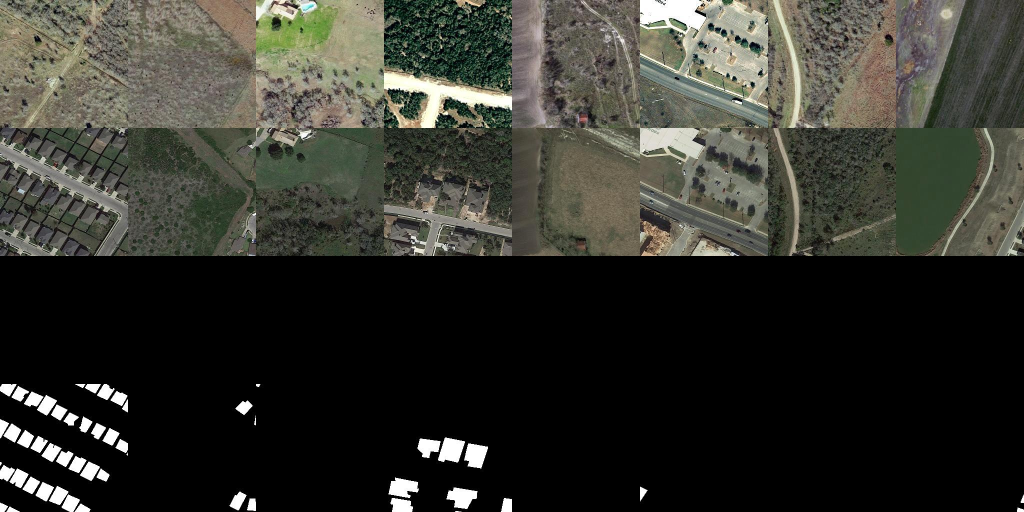
#> input picture vis/CD_base_transformer_pos_s4_dd8_LEVIR_b8_lr0.01_train_test_200_linear/istrain_False_0_1.jpg, 2048 x 1024 px (shown at 1/2 size)
$ python -i check.py   (imports and definitions only)
#> lines starting #> are read from the running program, lines starting #| are printed output that depends on the picture; after the words box and inside, x2 and y2 are one past the last pixel; in counts of white or black regions, pixels touching at a corner belong together
import cv2
import numpy as np
import streamlit as st
import os

def remove_alpha_channel(image):
    # If the image has an alpha channel, remove it
    if image.shape[2] == 4:
        image = cv2.cvtColor(image, cv2.COLOR_RGBA2RGB)
    return image

def change_white_to_red(img):
    # Convert the image to BGR format
    img_bgr = cv2.cvtColor(img, cv2.COLOR_RGBA2BGR)
#> img_bgr is the input picture: shape (1024, 2048, 3); mean B, G, R 45.9, 52.9, 52.5

    # Define the white color range in BGR
    lower_white = np.array([200, 200, 200])
    upper_white = np.array([255, 255, 255])

    # Create a mask to identify white pixels
    white_mask = cv2.inRange(img_bgr, lower_white, upper_white)
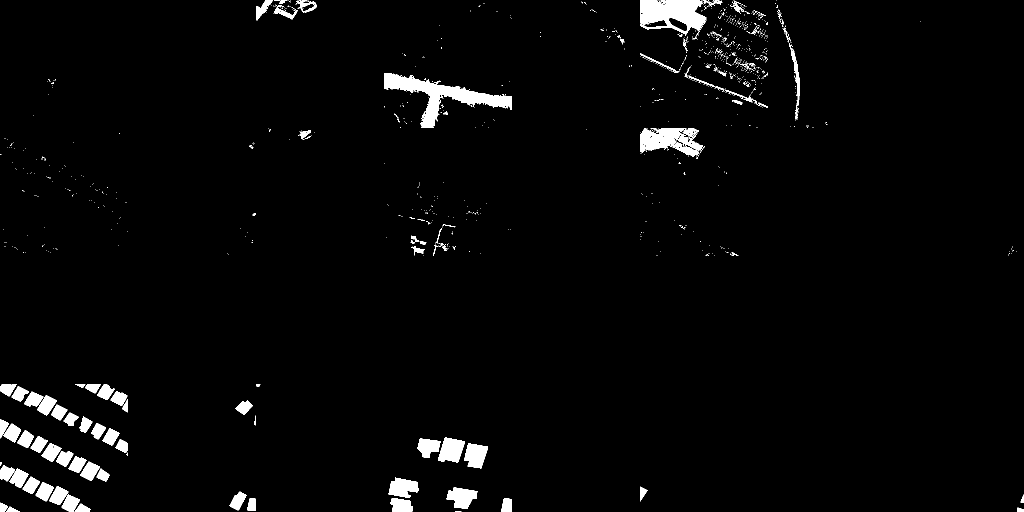
#> white_mask: shape (1024, 2048) (shown at 1/2 size); 2.7% white; 1118 white regions (1020 under 20 px), largest, box (x1, y1, x2, y2) and area: (768, 146, 1024, 256) 7768, (1280, 0, 1414, 69) 6130, (1280, 256, 1406, 314) 4124

    # Replace white pixels with red
    img_bgr[white_mask > 0] = [0, 0, 255]  # Red color for white pixels
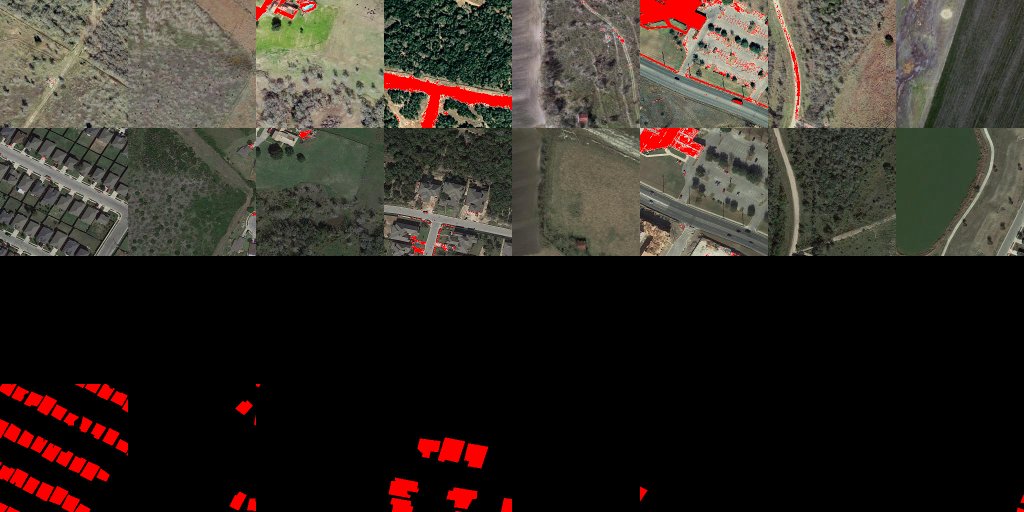
#> img_bgr: shape (1024, 2048, 3) (shown at 1/2 size); 2.66% of pixels changed, all inside (x1, y1, x2, y2) = (0, 0, 2048, 1024)

    # Convert the image back to RGBA format
    img_rgba = cv2.cvtColor(img_bgr, cv2.COLOR_BGR2RGBA)

    return img_rgba

def overlay_images(img1, img2, alpha):
    # Convert bytes to numpy arrays
    np_img1 = np.frombuffer(img1.read(), np.uint8)
    np_img2 = np.frombuffer(img2.read(), np.uint8)

    # Decode the images using cv2.imdecode
    img1 = cv2.imdecode(np_img1, cv2.IMREAD_COLOR)
    img2 = cv2.imdecode(np_img2, cv2.IMREAD_COLOR)

    # Resize images to ensure they have the same dimensions
    img2 = cv2.resize(img2, (img1.shape[1], img1.shape[0]))

    # Change white to red in Image 2
    img2 = change_white_to_red(img2)

    # Remove alpha channel if present
    img1 = remove_alpha_channel(img1)
    img2 = remove_alpha_channel(img2)

    # Overlay images with specified transparency
    blended = cv2.addWeighted(img1, 1 - alpha, img2, alpha, 0)

    return blended

# Streamlit app
# [5 lines not run here, left out]

# Transparency slider
# [1 line that did not run here, left out]

# Create a layout with two columns
# [1 line that did not run here, left out]

# Button to overlay images in the first column
# [30 lines not run here, left out]

>>> import cv2
>>> picture = cv2.cvtColor(cv2.imread('../../../vis/CD_base_transformer_pos_s4_dd8_LEVIR_b8_lr0.01_train_test_200_linear/istrain_False_0_1.jpg'), cv2.COLOR_BGR2RGB)
>>> result = change_white_to_red(picture)

$ run again, on vis/CD_base_transformer_pos_s4_dd8_LEVIR_b8_lr0.01_train_test_200_linear/istrain_False_1_1.jpg
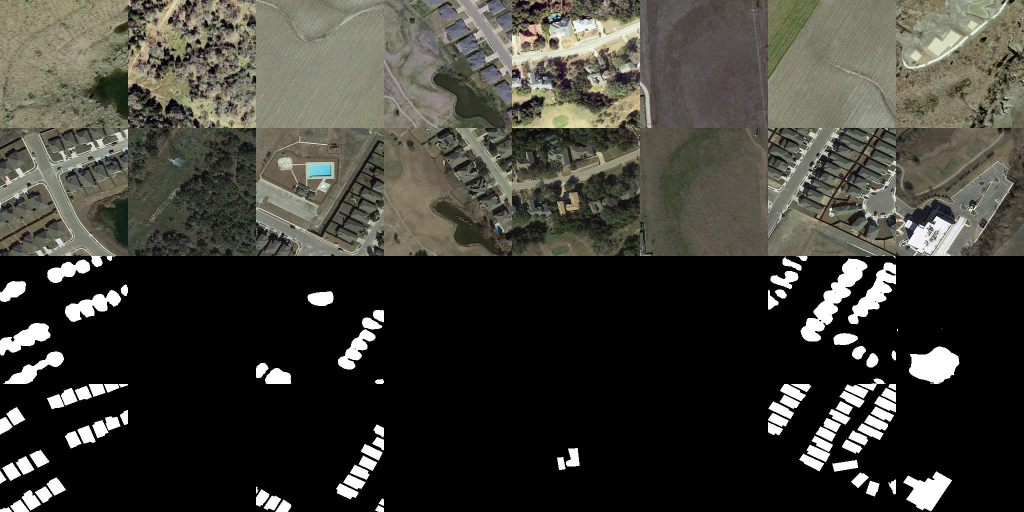
#> input picture vis/CD_base_transformer_pos_s4_dd8_LEVIR_b8_lr0.01_train_test_200_linear/istrain_False_1_1.jpg, 2048 x 1024 px (shown at 1/2 size)
#> in change_white_to_red, img_bgr is the input picture: shape (1024, 2048, 3); mean B, G, R 54.5, 61.8, 62.6
#> in change_white_to_red, `white_mask = cv2.inRange(img_bgr, lower_white, upper_white)`:
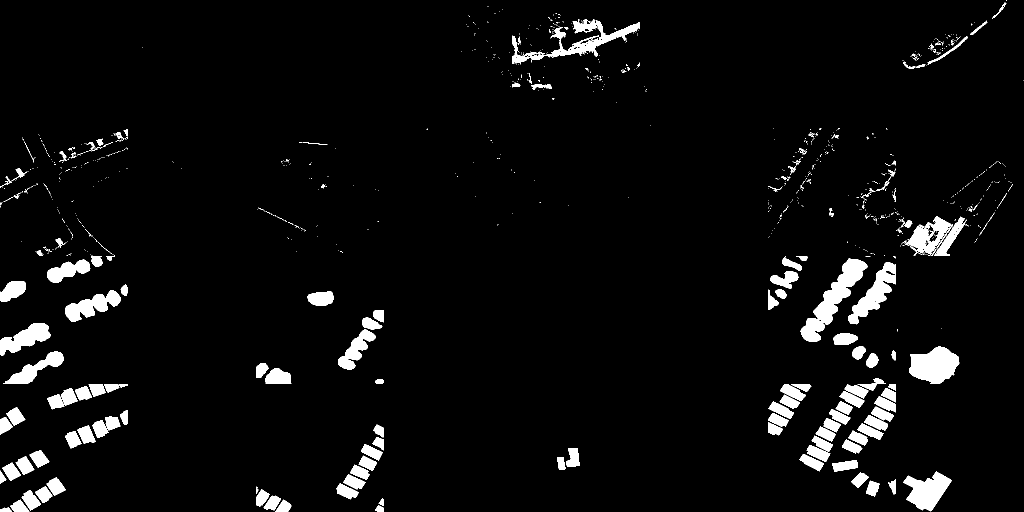
#> white_mask: shape (1024, 2048) (shown at 1/2 size); 4.7% white; 995 white regions (843 under 20 px), largest, box (x1, y1, x2, y2) and area: (1601, 517, 1735, 683) 6675, (1818, 693, 1919, 768) 5181, (1024, 41, 1280, 129) 4284
#> in change_white_to_red, `img_bgr[white_mask > 0] = [0, 0, 255]`:
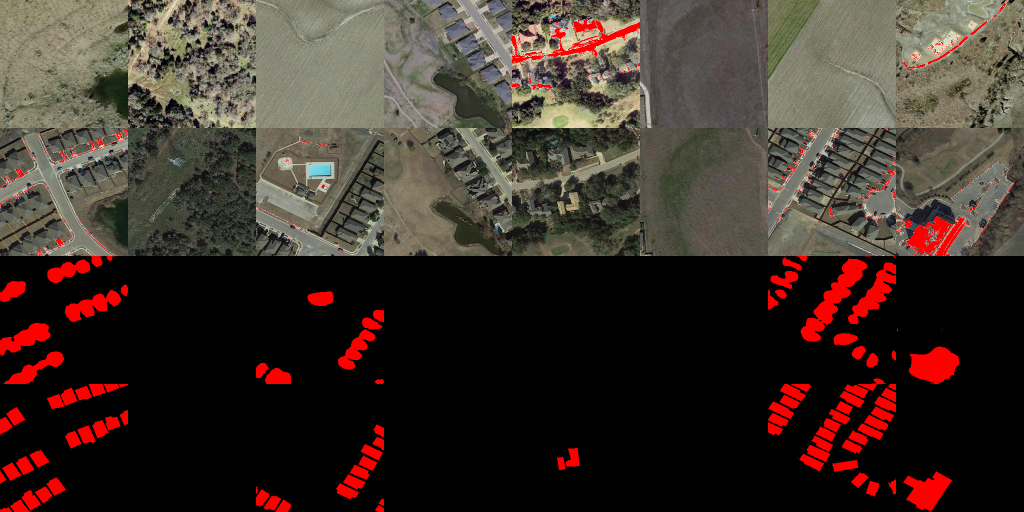
#> img_bgr: shape (1024, 2048, 3) (shown at 1/2 size); 4.67% of pixels changed, all inside (x1, y1, x2, y2) = (0, 0, 2048, 1024)

$ run again, on vis/CD_base_transformer_pos_s4_dd8_LEVIR_b8_lr0.01_train_test_200_linear/istrain_True_0_1.jpg
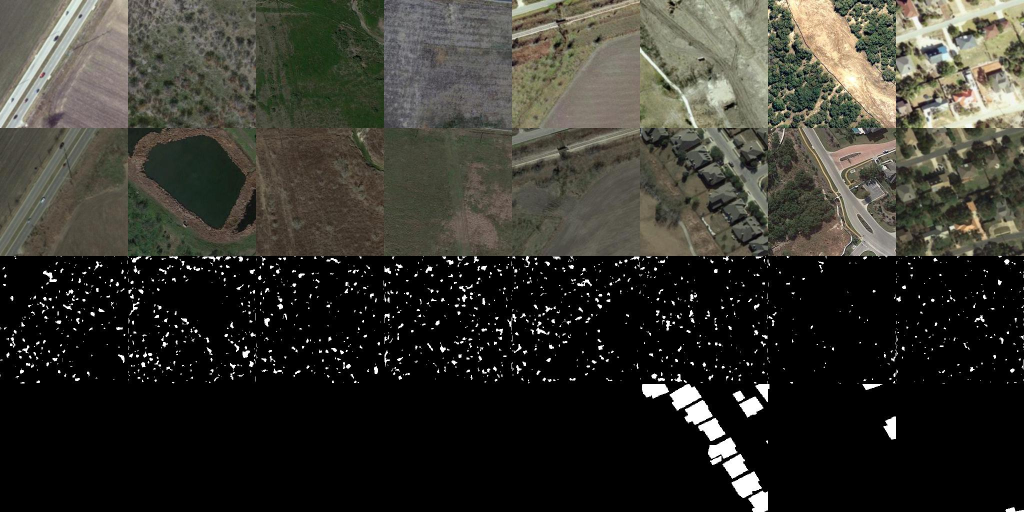
#> input picture vis/CD_base_transformer_pos_s4_dd8_LEVIR_b8_lr0.01_train_test_200_linear/istrain_True_0_1.jpg, 2048 x 1024 px (shown at 1/2 size)
#> in change_white_to_red, img_bgr is the input picture: shape (1024, 2048, 3); mean B, G, R 46.1, 53.2, 54.2
#> in change_white_to_red, `white_mask = cv2.inRange(img_bgr, lower_white, upper_white)`:
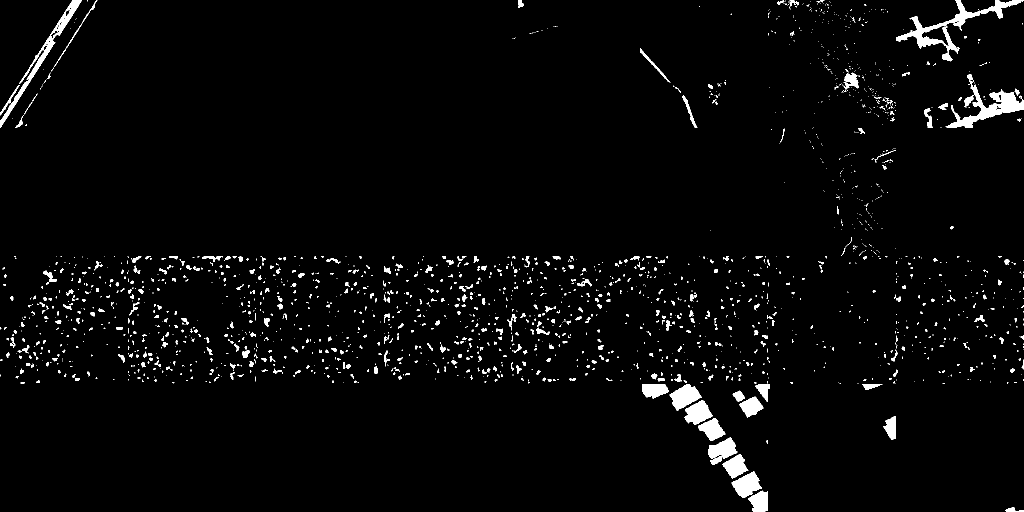
#> white_mask: shape (1024, 2048) (shown at 1/2 size); 2.7% white; 2082 white regions (1618 under 20 px), largest, box (x1, y1, x2, y2) and area: (1792, 0, 2048, 123) 4832, (1891, 148, 2048, 256) 4279, (0, 0, 164, 256) 3271
#> in change_white_to_red, `img_bgr[white_mask > 0] = [0, 0, 255]`:
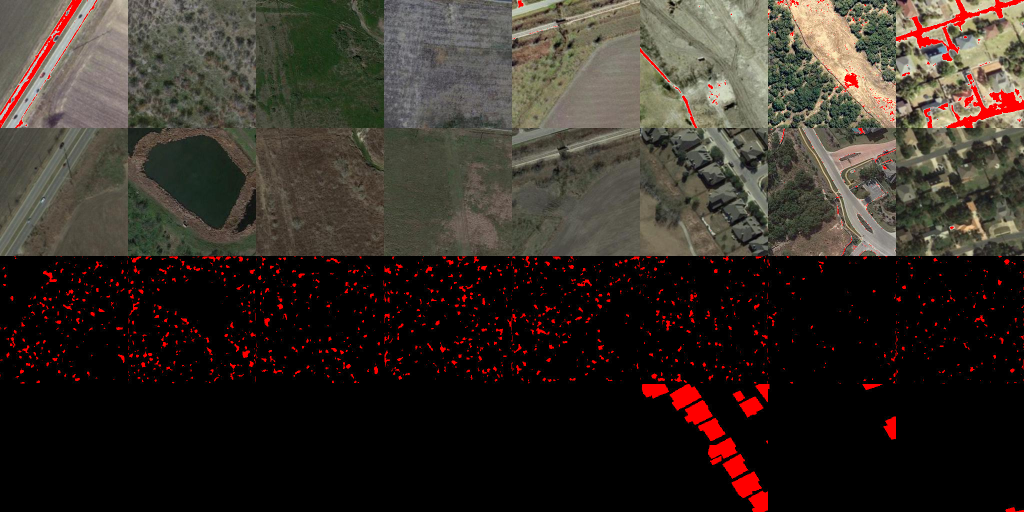
#> img_bgr: shape (1024, 2048, 3) (shown at 1/2 size); 2.72% of pixels changed, all inside (x1, y1, x2, y2) = (0, 0, 2048, 1024)

$ run again, on vis/CD_base_transformer_pos_s4_dd8_LEVIR_b8_lr0.01_train_test_200_linear/istrain_True_0_501.jpg
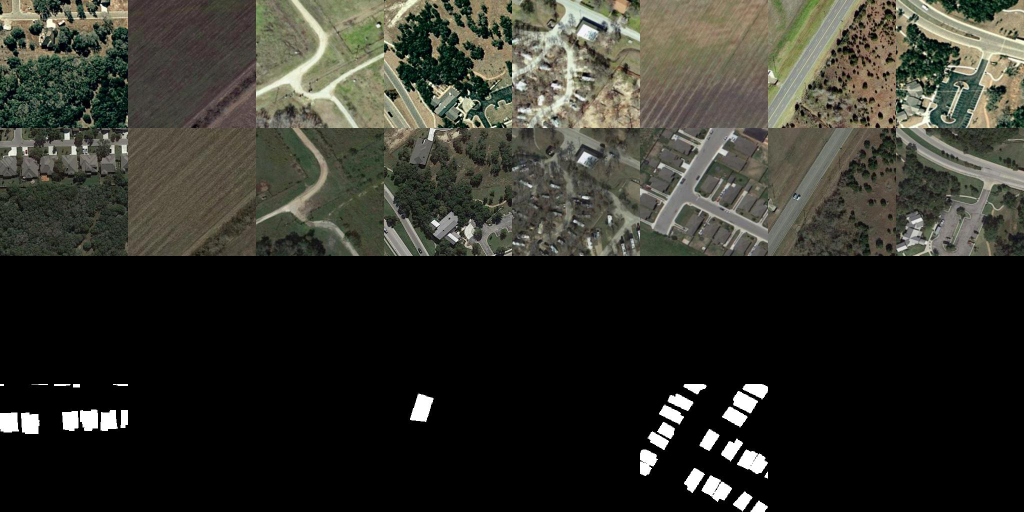
#> input picture vis/CD_base_transformer_pos_s4_dd8_LEVIR_b8_lr0.01_train_test_200_linear/istrain_True_0_501.jpg, 2048 x 1024 px (shown at 1/2 size)
#> in change_white_to_red, img_bgr is the input picture: shape (1024, 2048, 3); mean B, G, R 42.9, 50.5, 50.6
#> in change_white_to_red, `white_mask = cv2.inRange(img_bgr, lower_white, upper_white)`:
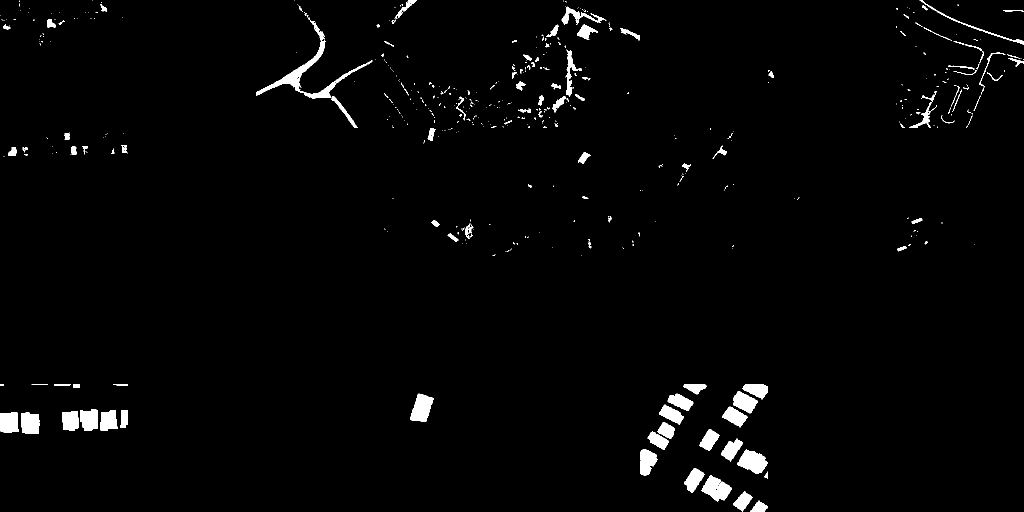
#> white_mask: shape (1024, 2048) (shown at 1/2 size); 2% white; 487 white regions (369 under 20 px), largest, box (x1, y1, x2, y2) and area: (512, 41, 651, 192) 2505, (1474, 899, 1536, 948) 1811, (1403, 951, 1464, 1004) 1791
#> in change_white_to_red, `img_bgr[white_mask > 0] = [0, 0, 255]`:
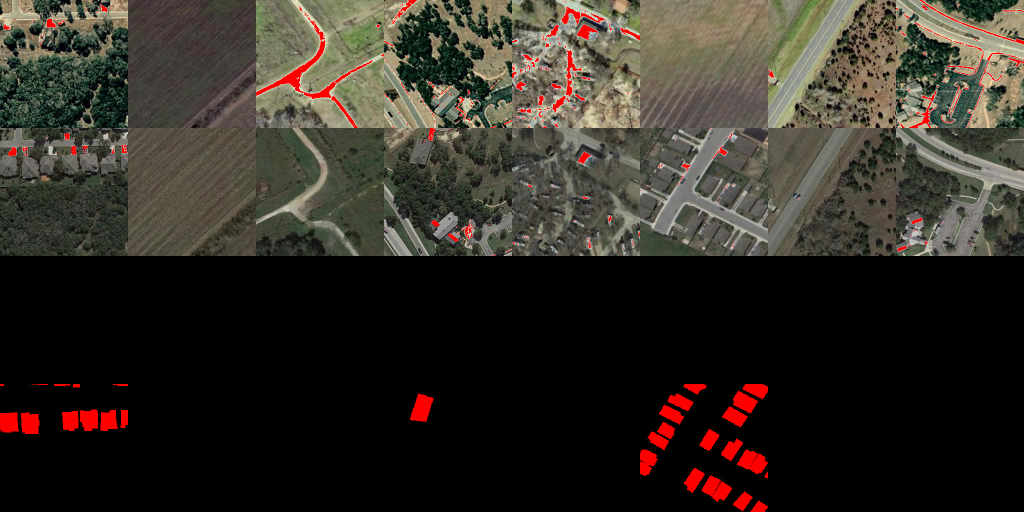
#> img_bgr: shape (1024, 2048, 3) (shown at 1/2 size); 2.01% of pixels changed, all inside (x1, y1, x2, y2) = (0, 0, 2048, 1024)
